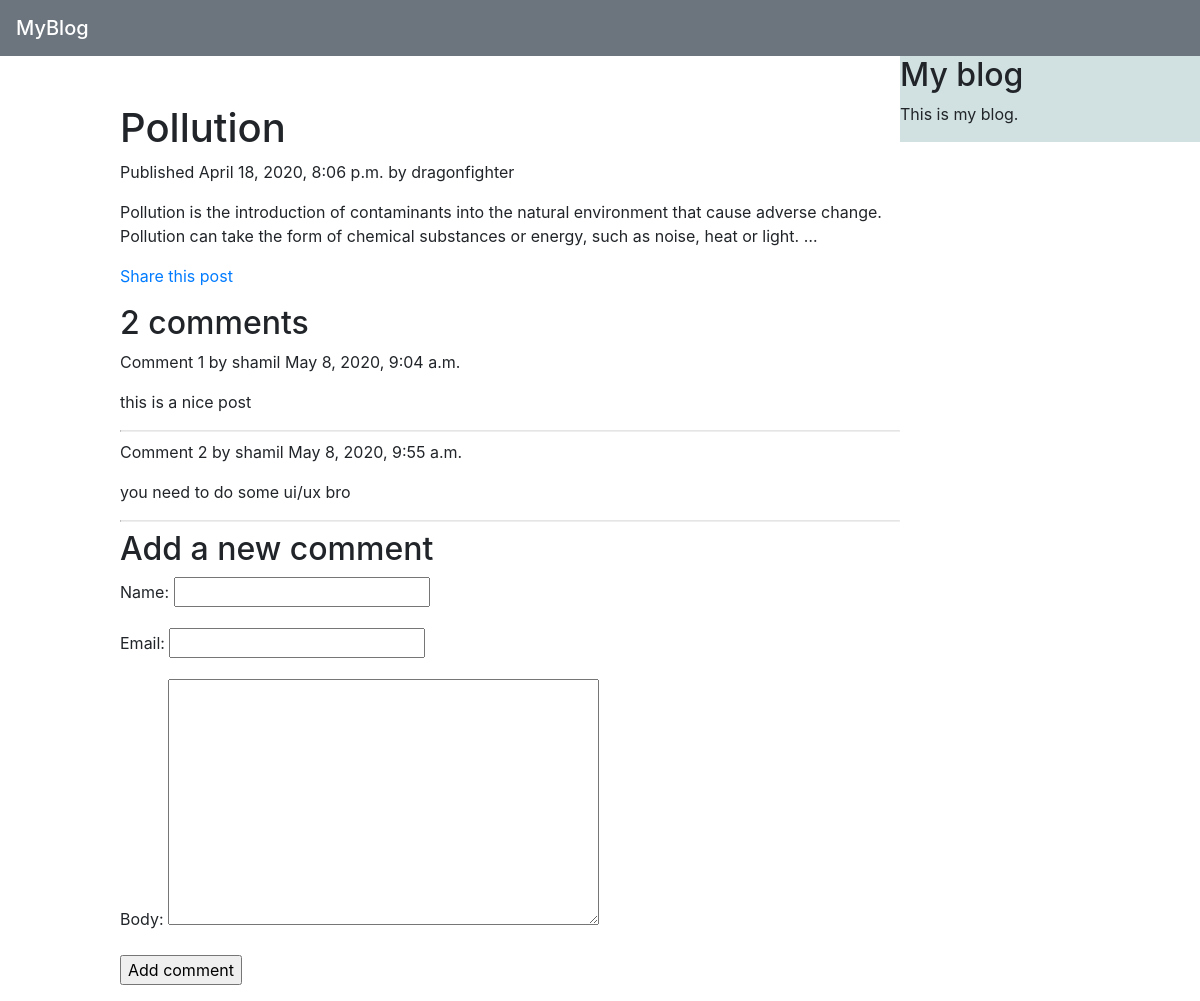
/blog/2020/4/18/pollution/, run on the app's committed database.
### blog/models.py (models this page shows, shortened)
class Post(models.Model):
    objects = models.Manager()
    published = PublishedManager()
    STATUS_CHOICES = (
        ('draft', 'Draft'),
        ('published', 'Published'),
    )
    title = models.CharField(max_length=250)
    slug = models.SlugField(max_length=250,
                            unique_for_date='publish')
    author = models.ForeignKey(User,
                               on_delete=models.CASCADE,
                               related_name='blog_posts')
    body = models.TextField()
    publish = models.DateTimeField(default=timezone.now)
    created = models.DateTimeField(auto_now_add=True)
    updated = models.DateTimeField(auto_now=True)
    status = models.CharField(max_length=10,
                              choices=STATUS_CHOICES,
                              default='draft')
    tags = TaggableManager()
    class Meta:
        ordering = ('-publish',)

class Comment(models.Model):
    post = models.ForeignKey(Post,
                             on_delete=models.CASCADE,
                             related_name='comments')
    name = models.CharField(max_length=80)
    email = models.EmailField()
    body = models.TextField()
    created = models.DateTimeField(auto_now_add=True)
    updated = models.DateTimeField(auto_now=True)
    active = models.BooleanField(default=True)
    class Meta:
        ordering = ('created',)

### blog/views.py (the view)
def post_detail(request, year, month, day, post):
    post = get_object_or_404(Post, slug=post,
                             status='published',
                             publish__year=year,
                             publish__month=month,
                             publish__day=day)
    comments = post.comments.filter(active=True)
    new_comment = None
    if request.method == 'POST':
        comment_form = CommentForm(data=request.POST)
        if comment_form.is_valid():
            new_comment = comment_form.save(commit=False)
            new_comment.post = post
            new_comment.save()
    else:
        comment_form = CommentForm()
    return render(request,
                  'blog/post/detail.html',
                  {'post': post,
                   'comments': comments,
                   'new_comment': new_comment,
                   'comment_form': comment_form})

### blog/forms.py
class CommentForm(forms.ModelForm):
    class Meta:
        model = Comment
        fields = ('name', 'email', 'body')

### blog/templates/blog/post/detail.html (shortened to what this page needs)
{% extends "blog/base.html" %}
{%block content%}
    <h1>{{post.title}}</h1>
    <p class="date">
        Published {{post.publish}} by {{post.author}}
    </p>
            {{post.body|truncatewords:30|linebreaks}}
    <p>
    <a href="{% url 'blog:post_share' post.id %}">
    Share this post
    </a>
    </p>
{% with comments.count as total_comments %}
    <h2>
    {{ total_comments }} comment{{ total_comments|pluralize }}
    </h2>
{% endwith %}
{% for comment in comments %}
    <div class="comment">
    <p class="info">
    Comment {{ forloop.counter }} by {{ comment.name }}
    {{ comment.created }}
    </p>
    {{ comment.body|linebreaks }}
        <hr>
    </div>
    {% empty %}
    <p>There are no comments yet.</p>
{% endfor %}
{% if new_comment %}
<h2>Your comment has been added.</h2>
{% else %}
<h2>Add a new comment</h2>
<form method="post">
{{ comment_form.as_p }}
<p><input type="submit" value="Add comment"></p>
</form>
{% endif %}
{%endblock%}

### blog/static/css/blog.css (style rules this page uses)
body { background-image: href('https://images.app.goo.gl/dGkUzicujWm3EA5r6'); }
hr { display: block; margin-top: 0.5em; margin-bottom: 0.5em; margin-left: auto; margin-right: auto; border-style: inset; border-width: 1px; }

### data on the page
Post: title "Pollution", publish "April 18, 2020, 8:06 p.m.", author "dragonfighter", body "Pollution is the introduction of contaminants into the natural environment that cause adverse change. Pollution can take the form of chemical substances or energy, such as noise, heat or light. …"
Comment: name "shamil", created "May 8, 2020, 9:04 a.m.", body "this is a nice post"
Comment: name "shamil", created "May 8, 2020, 9:55 a.m.", body "you need to do some ui/ux bro"

### other printed values
{{ total_comments }} "2"
